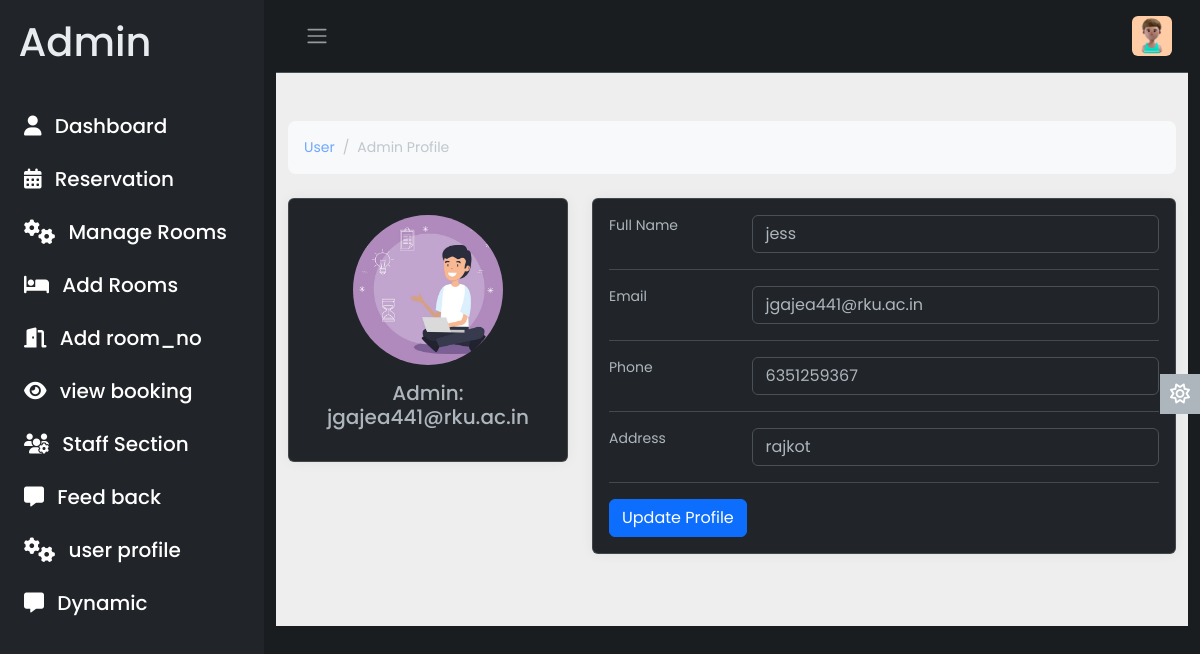
/admin/profile.php (signed in), run on the app's committed database.
### tables this page shows
CREATE TABLE `register` (
  `id` int(11) NOT NULL,
  `name` varchar(255) NOT NULL,
  `image` varchar(255) DEFAULT NULL,
  `email` varchar(255) NOT NULL,
  `password` varchar(255) NOT NULL,
  `mobile` varchar(20) DEFAULT NULL,
  `address` text DEFAULT NULL,
  `gender` enum('male','female','other') DEFAULT NULL,
  `token` varchar(255) DEFAULT NULL,
  `date` timestamp NOT NULL DEFAULT current_timestamp(),
  `status` enum('active','inactive') DEFAULT 'inactive',
  `role` enum('user','admin') DEFAULT 'user'
);

### admin/profile.php (the view, shortened to what this page needs)
<!DOCTYPE html>
<html lang="en" data-bs-theme="dark">
<head>
    <link rel="stylesheet" href="https://cdn.jsdelivr.net/npm/bootstrap@5.3.0-alpha2/dist/css/bootstrap.min.css" />
    <link rel="stylesheet" href="css/style.css" />
</head>
<body>
    <div class="wrapper">
        <?php
        include 'include/aside.php';
        ?>
        <div class="main container-fluid">
            <?php include 'include/nav.php' ?>
            <section style="background-color: #eee;">
                <div class="container py-5">
                    <div class="row">
                        <div class="col">
                            <nav aria-label="breadcrumb" class="bg-light rounded-3 p-3 mb-4">
                                <ol class="breadcrumb mb-0">
                                    <li class="breadcrumb-item"><a href="#">User</a></li>
                                    <li class="breadcrumb-item active" aria-current="page">Admin Profile</li>
                                </ol>
                            </nav>
                        </div>
                    </div>
                    <div class="row">
                        <div class="col-lg-4">
                            <div class="card mb-4">
                                <div class="card-body text-center">
                                    <img src="image/customer-support.jpg" alt="avatar" class="rounded-circle img-fluid" style="width: 150px;">
                                    <h5 class="my-3">Admin: <?php echo $_SESSION['admin_uname']; ?></h5>
                                </div>
                            </div>
                        </div>
                        <div class="col-lg-8">
                            <?php
                            include_once('include/conn.php');
                            $admin_email = $_SESSION['admin_uname'];
                            $queryAdmin = "SELECT * FROM register WHERE email = ?";
                            $stmt = $conn->prepare($queryAdmin);
                            $stmt->bind_param("s", $admin_email);
                            $stmt->execute();
                            $result = $stmt->get_result();
                            if ($result->num_rows > 0) {
                                while ($row = $result->fetch_assoc()) {
                            ?>
                                    <div class="card mb-4">
                                        <div class="card-body">
                                            <form action="update_admin_profile.php" method="POST">
                                                <div class="row">
                                                    <div class="col-sm-3">
                                                        <label for="a_name" class="form-label">Full Name</label>
                                                    </div>
                                                    <div class="col-sm-9">
                                                        <input type="text" class="form-control" id="a_name" name="a_name" value="<?php echo $row['name']; ?>">
                                                    </div>
                                                </div>
                                                <hr>
                                                <div class="row">
                                                    <div class="col-sm-3">
                                                        <label for="a_email" class="form-label">Email</label>
                                                    </div>
                                                    <div class="col-sm-9">
                                                        <input type="email" class="form-control" id="a_email" name="a_email" value="<?php echo $row['email']; ?>" readonly>
                                                    </div>
                                                </div>
                                                <hr>
                                                <div class="row">
                                                    <div class="col-sm-3">
                                                        <label for="phone" class="form-label">Phone</label>
                                                    </div>
                                                    <div class="col-sm-9">
                                                        <input type="text" class="form-control" id="phone" name="phone" value="<?php echo $row['mobile']; ?>">
                                                    </div>
                                                </div>
                                                <hr>
                                                <div class="row">
                                                    <div class="col-sm-3">
                                                        <label for="address" class="form-label">Address</label>
                                                    </div>
                                                    <div class="col-sm-9">
                                                        <input type="text" class="form-control" id="address" name="address" value="<?php echo $row['address']; ?>">
                                                    </div>
                                                </div>
                                                <hr>
                                                <div class="row">
                                                    <div class="col-sm-12">
                                                        <button type="submit" class="btn btn-primary">Update Profile</button>
                                                    </div>
                                                </div>
                                            </form>
                                        </div>
                                    </div>
                            <?php
                                }
                            } else {
                                echo "Admin not found.";
                            }
                            ?>
                        </div>
                    </div>
                </div>
            </section>
            <a href="#" class="theme-toggle">
                <i class="fa-regular fa-sun"></i>
            </a>
        </div>
    </div>
</body>
</html>

### admin/css/style.css (style rules this page uses)
body { font-family: 'Poppins', sans-serif; font-size: 0.875rem; opacity: 1; overflow-y: scroll; margin: 0; }
a { cursor: pointer; text-decoration: none; font-family: 'Poppins', sans-serif; }
li { list-style: none; }
.wrapper { align-items: stretch; display: flex; width: 100%; }
.main { display: flex; flex-direction: column; min-height: 100vh; min-width: 0; overflow: hidden; transition: all 0.35s ease-in-out; width: 100%; background: var(--bs-dark-bg-subtle); }
.card { box-shadow: 0 0 .875rem 0 rgba(34, 46, 60, .05); margin-bottom: 24px; }
.theme-toggle { position: fixed; top: 50%; transform: translateY(-65%); text-align: center; z-index: 10; right: 0; left: auto; border: none; background-color: var(--bs-body-color); }
html[data-bs-theme="dark"] .theme-toggle .fa-sun, html[data-bs-theme="light"] .theme-toggle .fa-moon { cursor: pointer; padding: 10px; display: block; font-size: 1.25rem; color: #FFF; }

### data on the page
register: a_name "jess", a_email "jgajea441@rku.ac.in", phone "6351259367", address "rajkot"

### other printed values
$_SESSION['admin_uname'] "jgajea441@rku.ac.in"
